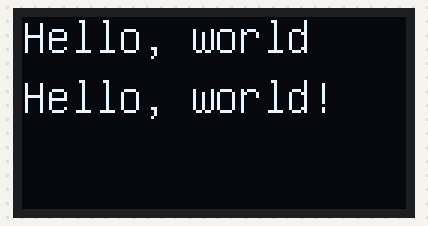
This sketch was run on a simulated Arduino Uno, built with avr-gcc and run on an emulated ATmega328P. Parts: 128×64 one-colour display.

Above: at 0.3 s.

The sketch:

sketch_oleddisplay.ino
```cpp
#include "U8glib.h"
U8GLIB_SSD1306_128X64 u8g(U8G_I2C_OPT_NONE);

void setup() {
}

void loop() {
    u8g.firstPage();
    do{
        u8g.setFont(u8g_font_unifont);
        u8g.setPrintPos(0,12);
        u8g.print("Hello, world");
        u8g.drawStr(0,32, "Hello, world!");
    }while(u8g.nextPage());
}
```
